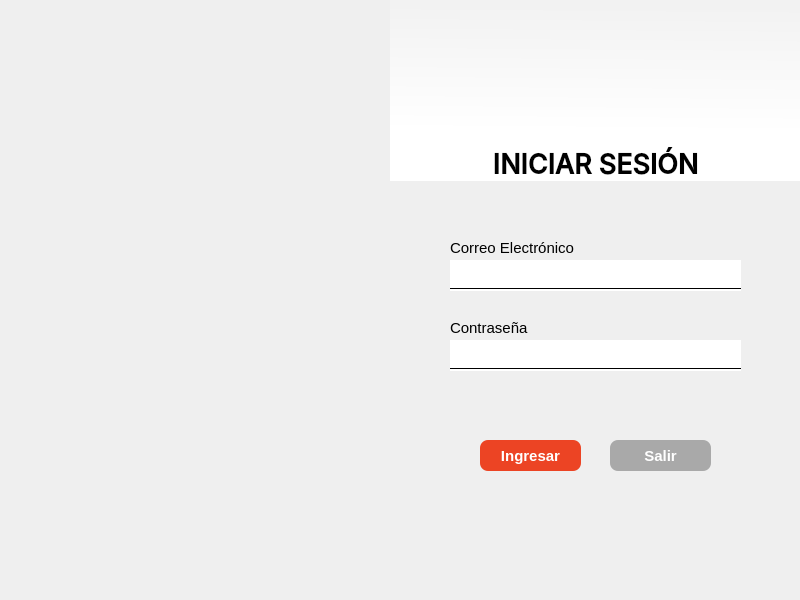
<?xml version="1.0" encoding="UTF-8"?>
<ui version="4.0">
 <class>Form</class>
 <widget class="QWidget" name="Form">
  <property name="enabled">
   <bool>true</bool>
  </property>
  <property name="geometry">
   <rect>
    <x>0</x>
    <y>0</y>
    <width>800</width>
    <height>600</height>
   </rect>
  </property>
  <property name="font">
   <font>
    <family>Tahoma</family>
   </font>
  </property>
  <property name="windowTitle">
   <string>Form</string>
  </property>
  <property name="styleSheet">
   <string notr="true">Qwidget{
background-color: qlineargradient(spread:pad, x1:0.965909, y1:0.04, x2:0, y2:1, stop:0 rgba(242, 242, 242, 255), stop:1 rgba(255, 255, 255, 255));
}
</string>
  </property>
  <widget class="QLabel" name="label_6">
   <property name="geometry">
    <rect>
     <x>550</x>
     <y>60</y>
     <width>91</width>
     <height>91</height>
    </rect>
   </property>
   <property name="text">
    <string/>
   </property>
   <property name="pixmap">
    <pixmap>../../resources/images/logo.jpg</pixmap>
   </property>
   <property name="scaledContents">
    <bool>true</bool>
   </property>
  </widget>
  <widget class="QFrame" name="frame_2">
   <property name="geometry">
    <rect>
     <x>450</x>
     <y>280</y>
     <width>291</width>
     <height>16</height>
    </rect>
   </property>
   <property name="styleSheet">
    <string notr="true"/>
   </property>
   <property name="frameShape">
    <enum>QFrame::HLine</enum>
   </property>
   <property name="frameShadow">
    <enum>QFrame::Plain</enum>
   </property>
   <property name="lineWidth">
    <number>1</number>
   </property>
  </widget>
  <widget class="QPushButton" name="btn_ingresar">
   <property name="enabled">
    <bool>true</bool>
   </property>
   <property name="geometry">
    <rect>
     <x>480</x>
     <y>440</y>
     <width>101</width>
     <height>31</height>
    </rect>
   </property>
   <property name="font">
    <font>
     <family>Tahoma</family>
     <pointsize>11</pointsize>
     <bold>true</bold>
    </font>
   </property>
   <property name="styleSheet">
    <string notr="true">QPushButton {
    background-color: #EC4424; /* Rojo */
    color: #FFFFFF; /* Texto blanco */
    border-radius: 8px; /* Bordes redondeados opcionales */
    font-weight: bold; /* Negrita opcional */
}

QPushButton:hover {
    background-color: #FF5733; /* Rojo más claro en hover */
}
</string>
   </property>
   <property name="text">
    <string>Ingresar</string>
   </property>
  </widget>
  <widget class="QLineEdit" name="txt_contrasena">
   <property name="geometry">
    <rect>
     <x>450</x>
     <y>340</y>
     <width>291</width>
     <height>31</height>
    </rect>
   </property>
   <property name="font">
    <font>
     <family>Tahoma</family>
     <pointsize>11</pointsize>
    </font>
   </property>
   <property name="styleSheet">
    <string notr="true">background-color: rgb(255, 255, 255);</string>
   </property>
   <property name="frame">
    <bool>false</bool>
   </property>
  </widget>
  <widget class="QFrame" name="frame_3">
   <property name="geometry">
    <rect>
     <x>450</x>
     <y>360</y>
     <width>291</width>
     <height>16</height>
    </rect>
   </property>
   <property name="styleSheet">
    <string notr="true"/>
   </property>
   <property name="frameShape">
    <enum>QFrame::HLine</enum>
   </property>
   <property name="frameShadow">
    <enum>QFrame::Plain</enum>
   </property>
   <property name="lineWidth">
    <number>1</number>
   </property>
  </widget>
  <widget class="QLineEdit" name="txt_correo">
   <property name="geometry">
    <rect>
     <x>450</x>
     <y>260</y>
     <width>291</width>
     <height>31</height>
    </rect>
   </property>
   <property name="font">
    <font>
     <family>Tahoma</family>
     <pointsize>11</pointsize>
    </font>
   </property>
   <property name="styleSheet">
    <string notr="true">background-color: rgb(255, 255, 255);
border-color: rgb(255, 255, 255);
border-bottom-color: rgb(51, 51, 51);</string>
   </property>
   <property name="frame">
    <bool>false</bool>
   </property>
  </widget>
  <widget class="QLabel" name="label_4">
   <property name="geometry">
    <rect>
     <x>450</x>
     <y>240</y>
     <width>151</width>
     <height>16</height>
    </rect>
   </property>
   <property name="font">
    <font>
     <family>Tahoma</family>
     <pointsize>11</pointsize>
     <bold>false</bold>
    </font>
   </property>
   <property name="text">
    <string>Correo Electrónico</string>
   </property>
  </widget>
  <widget class="QLabel" name="label_3">
   <property name="geometry">
    <rect>
     <x>390</x>
     <y>0</y>
     <width>411</width>
     <height>181</height>
    </rect>
   </property>
   <property name="font">
    <font>
     <family>Inter Medium</family>
     <pointsize>20</pointsize>
     <bold>true</bold>
    </font>
   </property>
   <property name="mouseTracking">
    <bool>false</bool>
   </property>
   <property name="styleSheet">
    <string notr="true">background-color: qlineargradient(spread:pad, x1:0.514, y1:0.0343182, x2:0.500554, y2:0.727, stop:0 rgba(242, 242, 242, 255), stop:1 rgba(255, 255, 255, 255));</string>
   </property>
   <property name="text">
    <string>INICIAR SESIÓN</string>
   </property>
   <property name="alignment">
    <set>Qt::AlignBottom|Qt::AlignHCenter</set>
   </property>
  </widget>
  <widget class="QLabel" name="label">
   <property name="geometry">
    <rect>
     <x>0</x>
     <y>0</y>
     <width>391</width>
     <height>601</height>
    </rect>
   </property>
   <property name="text">
    <string/>
   </property>
   <property name="pixmap">
    <pixmap>../../resources/images/hotel_imagen.jpg</pixmap>
   </property>
   <property name="scaledContents">
    <bool>true</bool>
   </property>
  </widget>
  <widget class="QLabel" name="label_5">
   <property name="geometry">
    <rect>
     <x>450</x>
     <y>320</y>
     <width>101</width>
     <height>16</height>
    </rect>
   </property>
   <property name="font">
    <font>
     <family>Tahoma</family>
     <pointsize>11</pointsize>
     <bold>false</bold>
    </font>
   </property>
   <property name="text">
    <string>Contraseña</string>
   </property>
  </widget>
  <widget class="QPushButton" name="btn_salir">
   <property name="geometry">
    <rect>
     <x>610</x>
     <y>440</y>
     <width>101</width>
     <height>31</height>
    </rect>
   </property>
   <property name="palette">
    <palette>
     <active>
      <colorrole role="WindowText">
       <brush brushstyle="SolidPattern">
        <color alpha="255">
         <red>255</red>
         <green>255</green>
         <blue>255</blue>
        </color>
       </brush>
      </colorrole>
      <colorrole role="Button">
       <brush brushstyle="SolidPattern">
        <color alpha="255">
         <red>169</red>
         <green>169</green>
         <blue>169</blue>
        </color>
       </brush>
      </colorrole>
      <colorrole role="Text">
       <brush brushstyle="SolidPattern">
        <color alpha="255">
         <red>255</red>
         <green>255</green>
         <blue>255</blue>
        </color>
       </brush>
      </colorrole>
      <colorrole role="ButtonText">
       <brush brushstyle="SolidPattern">
        <color alpha="255">
         <red>255</red>
         <green>255</green>
         <blue>255</blue>
        </color>
       </brush>
      </colorrole>
      <colorrole role="Base">
       <brush brushstyle="SolidPattern">
        <color alpha="255">
         <red>169</red>
         <green>169</green>
         <blue>169</blue>
        </color>
       </brush>
      </colorrole>
      <colorrole role="Window">
       <brush brushstyle="SolidPattern">
        <color alpha="255">
         <red>169</red>
         <green>169</green>
         <blue>169</blue>
        </color>
       </brush>
      </colorrole>
      <colorrole role="PlaceholderText">
       <brush brushstyle="SolidPattern">
        <color alpha="128">
         <red>255</red>
         <green>255</green>
         <blue>255</blue>
        </color>
       </brush>
      </colorrole>
     </active>
     <inactive>
      <colorrole role="WindowText">
       <brush brushstyle="SolidPattern">
        <color alpha="255">
         <red>255</red>
         <green>255</green>
         <blue>255</blue>
        </color>
       </brush>
      </colorrole>
      <colorrole role="Button">
       <brush brushstyle="SolidPattern">
        <color alpha="255">
         <red>169</red>
         <green>169</green>
         <blue>169</blue>
        </color>
       </brush>
      </colorrole>
      <colorrole role="Text">
       <brush brushstyle="SolidPattern">
        <color alpha="255">
         <red>255</red>
         <green>255</green>
         <blue>255</blue>
        </color>
       </brush>
      </colorrole>
      <colorrole role="ButtonText">
       <brush brushstyle="SolidPattern">
        <color alpha="255">
         <red>255</red>
         <green>255</green>
         <blue>255</blue>
        </color>
       </brush>
      </colorrole>
      <colorrole role="Base">
       <brush brushstyle="SolidPattern">
        <color alpha="255">
         <red>169</red>
         <green>169</green>
         <blue>169</blue>
        </color>
       </brush>
      </colorrole>
      <colorrole role="Window">
       <brush brushstyle="SolidPattern">
        <color alpha="255">
         <red>169</red>
         <green>169</green>
         <blue>169</blue>
        </color>
       </brush>
      </colorrole>
      <colorrole role="PlaceholderText">
       <brush brushstyle="SolidPattern">
        <color alpha="128">
         <red>255</red>
         <green>255</green>
         <blue>255</blue>
        </color>
       </brush>
      </colorrole>
     </inactive>
     <disabled>
      <colorrole role="WindowText">
       <brush brushstyle="SolidPattern">
        <color alpha="255">
         <red>255</red>
         <green>255</green>
         <blue>255</blue>
        </color>
       </brush>
      </colorrole>
      <colorrole role="Button">
       <brush brushstyle="SolidPattern">
        <color alpha="255">
         <red>169</red>
         <green>169</green>
         <blue>169</blue>
        </color>
       </brush>
      </colorrole>
      <colorrole role="Text">
       <brush brushstyle="SolidPattern">
        <color alpha="255">
         <red>255</red>
         <green>255</green>
         <blue>255</blue>
        </color>
       </brush>
      </colorrole>
      <colorrole role="ButtonText">
       <brush brushstyle="SolidPattern">
        <color alpha="255">
         <red>255</red>
         <green>255</green>
         <blue>255</blue>
        </color>
       </brush>
      </colorrole>
      <colorrole role="Base">
       <brush brushstyle="SolidPattern">
        <color alpha="255">
         <red>169</red>
         <green>169</green>
         <blue>169</blue>
        </color>
       </brush>
      </colorrole>
      <colorrole role="Window">
       <brush brushstyle="SolidPattern">
        <color alpha="255">
         <red>169</red>
         <green>169</green>
         <blue>169</blue>
        </color>
       </brush>
      </colorrole>
      <colorrole role="PlaceholderText">
       <brush brushstyle="SolidPattern">
        <color alpha="128">
         <red>255</red>
         <green>255</green>
         <blue>255</blue>
        </color>
       </brush>
      </colorrole>
     </disabled>
    </palette>
   </property>
   <property name="font">
    <font>
     <family>Tahoma</family>
     <pointsize>11</pointsize>
     <bold>true</bold>
    </font>
   </property>
   <property name="styleSheet">
    <string notr="true">QPushButton {
    background-color: #A9A9A9; /* Gris medio */
    color: #FFFFFF; /* Texto blanco */
    border-radius: 8px; /* Bordes redondeados opcionales */
	font-weight: bold;
}

QPushButton:hover {
    background-color: #808080; /* Gris oscuro en hover */
}</string>
   </property>
   <property name="text">
    <string>Salir</string>
   </property>
  </widget>
  <zorder>label_3</zorder>
  <zorder>label_6</zorder>
  <zorder>btn_ingresar</zorder>
  <zorder>txt_contrasena</zorder>
  <zorder>frame_3</zorder>
  <zorder>txt_correo</zorder>
  <zorder>label_4</zorder>
  <zorder>label</zorder>
  <zorder>label_5</zorder>
  <zorder>btn_salir</zorder>
  <zorder>frame_2</zorder>
 </widget>
 <resources/>
 <connections/>
</ui>
